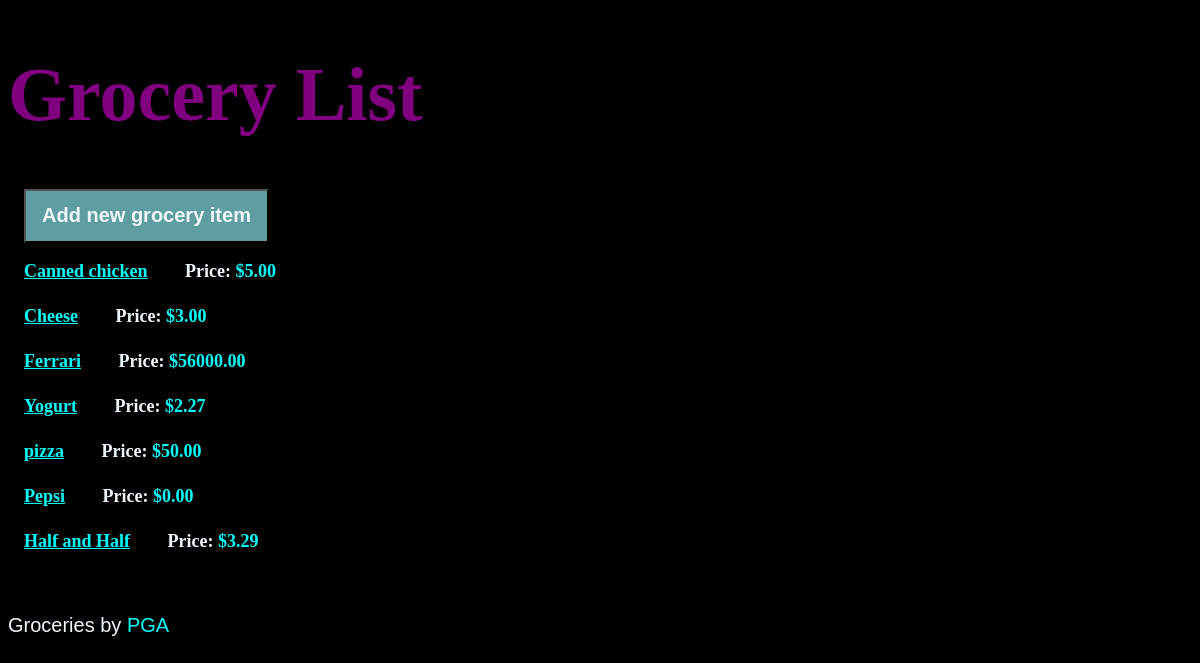
/, run on an earlier commit of the app's database.
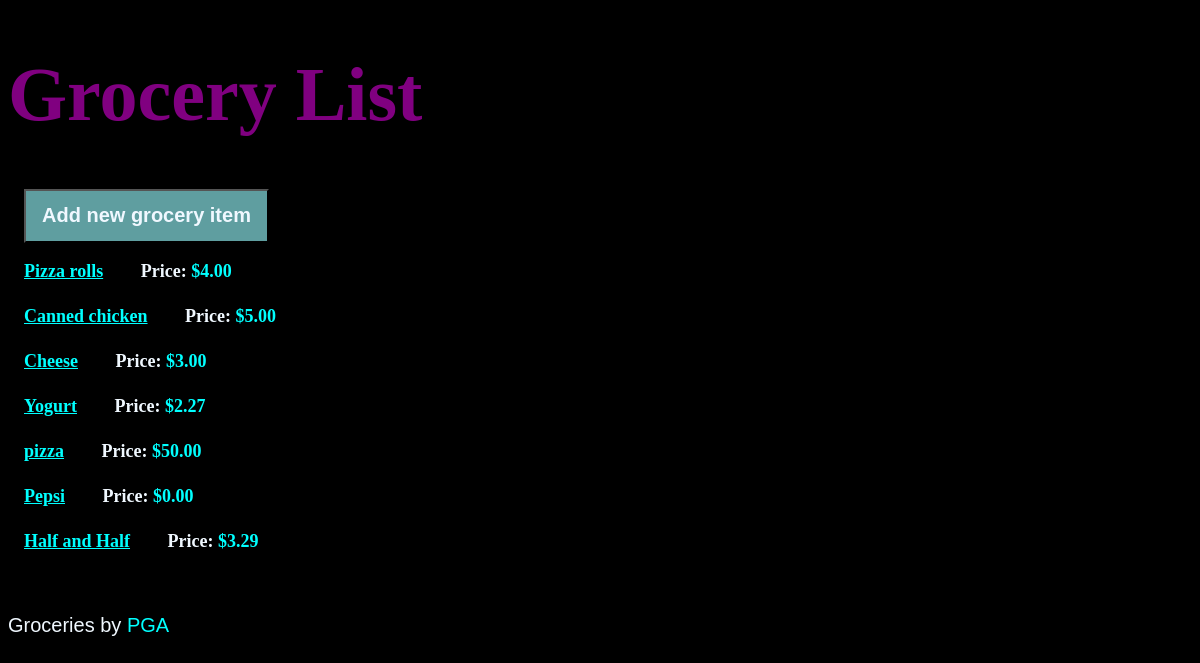
And on a later commit of the database.
### list_items/models.py (models this page shows, shortened)
class List_items(models.Model):
    groc_item = models.CharField(max_length=70)
    notes = models.TextField()
    item_price = models.DecimalField(max_digits=8, decimal_places=2)
    budget = models.DecimalField(max_digits=8, decimal_places=2)
    date_created = models.DateTimeField(default=timezone.now)
    class Meta:
        verbose_name_plural = "ListItems"

### list_items/views.py (the view)
class List_itemsListView(ListView):
    model = List_items
    queryset = List_items.objects.all().order_by("-date_created")

### list_items/templates/list_items/list_items_list.html
{% extends "list_items/base.html" %}
{% block content %}
<article>
    <a href="{% url 'list_items-create' %}"><button>Add new grocery item</button></a>
</article>
    {% for list_item in list_items_list %}
        <article>
            <h4>
                <a href="{% url 'list_items-detail' list_item.id %}">
                    {{ list_item.groc_item }}
                </a>
            </h4>
            <h4  class="{{list_item.item_price}}">
                <span id="prilistspan">Price: </span>${{ list_item.item_price}}
            </h4>
        </article>
    {% endfor %}
    <br><br>
    <h9 id="dat">Groceries by <span id="name">PGA</span></em></h9>
{% endblock %}

### list_items/templates/list_items/base.html (shortened to what this page needs)
{% load static %}
<!DOCTYPE html>
<html>
<head>
    <link rel="stylesheet" href="{% static 'css/grocery.css' %}">
</head>
<body>
    <h1><a href="/">Grocery List</a></h1>
    {% block content %}{% endblock %}
</body>
</html>

### list_items/static/css/grocery.css (style rules this page uses)
* { box-sizing: content-box; }
body { background-color: black; }
body { font-family: sans-serif; font-size: 20px; }
a { color: inherit; }
h1 { font-size: 3.8em; color: purple; font-family: cursive; }
h1 a { text-decoration: double; }
h4, h5 { color: aqua; font-size: 1.4em; margin: 0; display: inline-block; padding: 0.5rem 1rem; vertical-align: top; font-family: cursive; font-size: large; }
#dat { background-color: black; color:aliceblue; }
#name { background-color: black; color:aqua; }
article { margin-bottom: 0.5rem; }
button, textarea, input { font-size: inherit; min-height: 2.5em; padding: 0 1rem; color: aliceblue; background-color: darkcyan; }
button, input[type="submit"] { margin: 0 1rem 2px 1rem; cursor: pointer; font-weight: bold; min-width: 8rem; color: aliceblue; background-color: cadetblue; }
#prilistspan { color: aliceblue; }

What changed in the data, as far as the page shows it:
removed List_items: groc_item "Ferrari", item_price "56000.00"
added List_items: groc_item "Pizza rolls", item_price "4.00"
